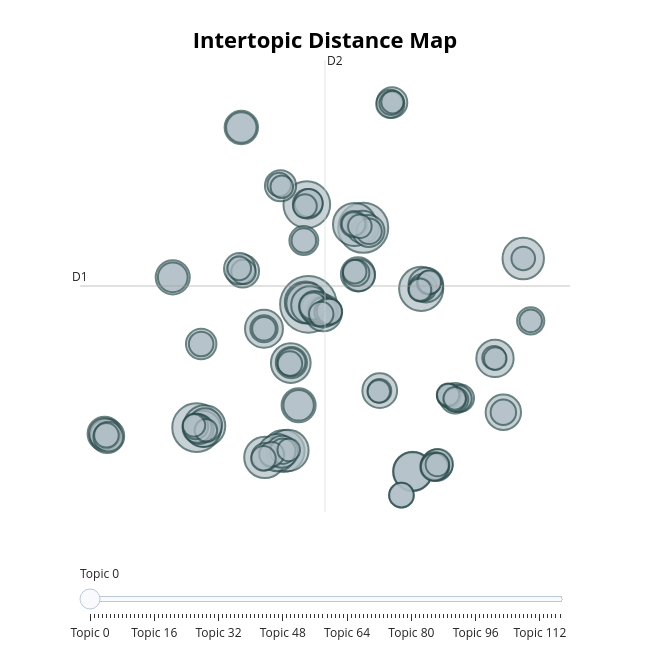

The cell this chart's notebook holds for it:
### Code cell
# Visualize the distance between topics
fig2 = topic_model.visualize_topics()
fig2
